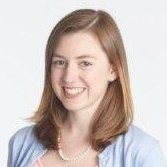
%> input picture data/annie.jpg, 167 x 167 px
$ octave test.m   (GNU Octave 9; MATLAB toolbox functions it lacks are replaced by stand-ins)
%> lines starting %> are read from the running program, lines starting %| are printed output that depends on the picture; in (x1, y1, x2, y2) boxes, pixels count from 0 and x2, y2 are one past the last pixel; in counts of white or black regions, pixels touching at a corner belong together; the program's own positions count from 1; long printed decimals are rounded
%> further down, im is the input picture: size 167x167x3 uint8; mean R, G, B 205.1, 192.7, 189
%> `lab = rgb2lab(im);`: lab: size 167x167x3 double; mean of channels 1, 2, 3 78.3, 4.4, 4
### meanShiftSegment4.m
function [pts_out,clusters] = meanShiftSegment4(X,bandwidth,options)
%> called with bandwidth = [25 10 10]
% Compute the mean shift procedure on the input data and return the segmented data labels
%
% Adapted from:
% Comaniciu and Meer. "Mean Shift: A Robust Approach Toward Feature Space
% Analysis" IEE Transactions on Pattern Analysis and Machine Intelligence.
% Vol. 24, No. 5, May 2002.
    % parameters
    if nargin < 3
        error("Invlaid usage: pts, kernel_type, bandwidth, [options]");
    elseif nargin == 2
        options = {};
    end
    if ~isfield(options,'tolExit')
        options.tolExit = 1e-1;
    end
    if ~isfield(options,'maxLoops')
        options.maxLoops = 100;
    end
    if ~isfield(options,'debug')
        options.debug = 0;
    end
    if ~isfield(options,'kernel')
        options.kernel = 'G';
    end
    if ~isfield(options,'cluster')
        options.kernel = 'Y';
    end

    % define Kernel functions
    mG = (1/(2*pi))^(1/2);
    if options.kernel == "G" % Gausian
        kernel = @(D)(mG.*exp(-1/2.*(D)));
        % if we use a fixed support we can pre-compute the distance weightings
        % use an odd-size square window with length greater than 5 times sigma
        % noting that bandwidth is therefore w so solving backward to get sigma
        % from bandwidth where w=2*floor(ceil(7*sigma)/2)+1;
        wGxy = floor(bandwidth(2)/2)*2+1;
        sigma = ceil((wGxy-1)/2)*2/7;
        [xx,yy]=meshgrid(-(wGxy-1)/2:(wGxy-1)/2,-(wGxy-1)/2:(wGxy-1)/2);
        Gxy = 1/(2*pi*sigma^2)*exp(-(xx.^2+yy.^2)/(2*sigma^2));
    elseif options.kernel == 'U' % Uniform
        kernel = @(D)((D<bandwidth(1)));
        % again we can use a fixed size window
        wGxy = floor(bandwidth(2)/2)*2+1;
        Gxy = ones(wGxy,wGxy);
    else
        error("Invalid Kernel Type: options are [G]ausian, [U]niform")
    end

    % local vars
    l = size(X,1);
%> l = 167
    w = size(X,2);
%> w = 167
    currX = X;
    activeIndicies = ones(l,w);

    %%%%%%%%%%%%%%%%%%%%%%%%%%%%%%%%
    % first compute the mean shift %
    %%%%%%%%%%%%%%%%%%%%%%%%%%%%%%%%

    % loop until done shifting
    tic
    for i=1:options.maxLoops

        % use mean shift on the points
        if options.debug
            inner_tic = tic;
        end
        [newX] = meanShiftLABXY(X,currX,activeIndicies,bandwidth(1),Gxy,(wGxy-1)/2,kernel);
        if options.debug
            t = toc(inner_tic);
        end

        % see how many indicies are still active and update variables
        delta = sum((currX-newX).^2,3);
        activeIndicies = delta > options.tolExit;
        currX = newX;

        % find the active count
        countActive = nnz(activeIndicies);
        if options.debug
            disp(['[',num2str(i),'] countActive: ',num2str(countActive),' time: ',num2str(t)]);
        end

        % exit if done
        if(countActive == 0)
            break;
        end
    end
%> this loop made 44 passes
%> countActive on passes 1 to 12: 20101, 16943, 12255, 9273, 7143, 5493, 4239, 3264, 2560, 1998, 1612, 1303
%| [1] countActive: 20101 time: 1.5261
%| [2] countActive: 16943 time: 1.1255
%| [3] countActive: 12255 time: 1.0203
%| [4] countActive: 9273 time: 0.692
%| [5] countActive: 7143 time: 0.5485
%| [6] countActive: 5493 time: 0.4151
%| [7] countActive: 4239 time: 0.3275
%| [8] countActive: 3264 time: 0.2555
%> (further printed lines are left out)
%> pass 1, in meanShiftSegment4, `delta = sum((currX-newX).^2,3);`:
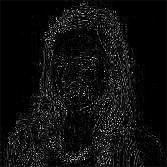
%> delta: size 167x167 double; min 2.42e-27, max 23.02, mean 1.5; drawn with min black and max white
%> pass 1, in meanShiftSegment4, `activeIndicies = delta > options.tolExit;`:
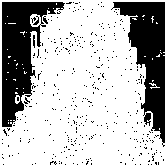
%> activeIndicies: size 167x167 logical; 72.1% white; 385 black regions (380 under 20 px), largest, box (x1, y1, x2, y2) and area: (2, 2, 65, 127) 3617, (111, 2, 165, 147) 3480, (33, 35, 35, 48) 23, (33, 16, 39, 25) 22, (43, 16, 48, 24) 21
%> pass 2, in meanShiftSegment4, `activeIndicies = delta > options.tolExit;`:
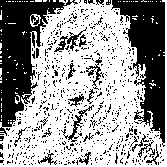
%> activeIndicies: size 167x167 logical; 60.8% white; 674 black regions (653 under 20 px), largest, box (x1, y1, x2, y2) and area: (0, 0, 78, 136) 4103, (111, 0, 165, 147) 3804, (61, 105, 94, 142) 192
%> after the loop, inner_tic = 1795175991044922; t = 0.0291
    if options.debug
        t = toc;
        disp(['Total mean shift time: ', num2str(t)]);
    end
    % format the output points
    pts_out = currX(:,:,1:end-2);
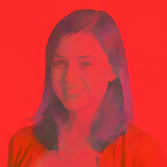
%> pts_out: size 167x167x3 double; mean R, G, B 78.5, 4.3, 3.9; drawn with min black and max white

    %%%%%%%%%%%%%%%%%%%%%%%%%%%%%%%%
    %  perform clustering on that  %
    %%%%%%%%%%%%%%%%%%%%%%%%%%%%%%%%
    if ~(options.cluster == 'Y')
        clusters = pts_out;
        return;
    end

    % first find where the bigest clusters are
    if options.debug
        tic
    end
    [cluster_sizes] = computeClusterSizes(currX,bandwidth);
    if options.debug
        t = toc;
        disp(['Cluster Size Time: ', num2str(t)]);
    end
    % now clusters from big to small and any cluster under size M make sure
    % to make it equal to the average value of its border
    if options.debug
        tic
    end
    [clusters] = computeClusters(currX,bandwidth,cluster_sizes,bandwidth(3));
    if options.debug
        t = toc;
        disp(['Clustering Time: ', num2str(t)]);
    end
end

function [newX] = meanShiftLABXY(X,currX,activeIndicies,bandwidthLAB,Gxy,deltaXY,kernel)
    % loop for now because vectored is too big
    newX = currX;
    for i=1:size(X,1)
        for j=1:size(X,2)
            if activeIndicies(i,j)
                % we can note that because of fixed support we only care
                % about points within distance bandwith of the point and
                % can then compute the kernel for the color impact
                % we assume zero padding on the borders
                ieff = floor(currX(i,j,end));
                jeff = floor(currX(i,j,end-1));
                startX = jeff-deltaXY;
                endX = jeff+deltaXY;
                Gsx = 1;
                Gex = deltaXY*2+1;
                if startX < 1
                    Gsx = -1*startX+2;
                    startX = 1;
                else
                    if endX >= size(X,2)
                        Gex = Gex - (endX-size(X,2));
                        endX = size(X,2);
                    end
                end
                startY = ieff-deltaXY;
                endY = ieff+deltaXY;
                Gsy = 1;
                Gey = deltaXY*2+1;
                if startY < 1
                    Gsy = -1*startY+2;
                    startY = 1;
                else
                    if endY >= size(X,1)
                        Gey = Gey - (endY-size(X,1));
                        endY = size(X,1);
                    end
                end
                D1 = sum((X(startY:endY,startX:endX,1:end-2)-currX(i,j,1:end-2)).^2,3)./bandwidthLAB;
                % then compute the kernel of D (including /bandwidth)
                K1 = kernel(D1);
                K1 = K1./sum(K1(:));
                K2 = Gxy(Gsy:Gey,Gsx:Gex);
                K2 = K2./sum(K2(:));
                K = K1.*K2;
%                 K = K./sum(K(:));
                % then compute the vectorized mean shift
                newX(i,j,:) = sum(sum(X(startY:endY,startX:endX,:).*K,1),2)/sum(K(:));
            end
        end
    end
end

function [cluster_sizes] = computeClusterSizes(currX,bandwidth)
%> called with bandwidth = [25 10 10]
    l = size(currX,1);
%> l = 167
    w = size(currX,2);
%> w = 167
    cluster_sizes = zeros(l,w);
    % loop through all points to compute cluster sizes around those points
    for r=1:l
        startY = max(r-bandwidth(2),1);
        endY = min(r+bandwidth(2),l);
        for c=1:w
            startX = max(c-bandwidth(2),1);
            endX = min(c+bandwidth(2),w);
            % see in the window how many points it pulls with it
            color = sum((currX(startY:endY,startX:endX,1:end-2) - currX(r,c,1:end-2)).^2,3) <= bandwidth(1).^2;
            distance = sum((currX(startY:endY,startX:endX,end-1:end) - currX(r,c,end-1:end)).^2,3) <= bandwidth(2).^2;
            valid = color.*distance;
            cluster_sizes(r,c) = nnz(valid);
        end
    end
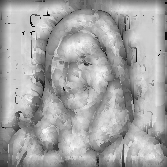
%> cluster_sizes: size 167x167 double; min 2, max 387, mean 251.9; drawn with min black and max white
end

function [clusters] = computeClusters(currX,bandwidth,cluster_sizes,M)
%> called with bandwidth = [25 10 10], M = 10
    l = size(currX,1);
    w = size(currX,2);
    features = size(currX,3)-2;
%> features = 3
    clusters = zeros(l,w,features);
    % loop until all clusters are assigned
    while nnz(cluster_sizes>0)
        % find the biggest cluster center left
        curr_max_size = max(cluster_sizes(:));
        [r,c] = find(curr_max_size == cluster_sizes,1);
        startY = max(r-bandwidth(2),1);
        endY = min(r+bandwidth(2),l);
        startX = max(c-bandwidth(2),1);
        endX = min(c+bandwidth(2),w);
        % find the points that support it in the window that are unassigned
        color = sum((currX(startY:endY,startX:endX,1:end-2) - currX(r,c,1:end-2)).^2,3) <= bandwidth(1).^2;
        distance = sum((currX(startY:endY,startX:endX,end-1:end) - currX(r,c,end-1:end)).^2,3) <= bandwidth(2).^2;
        valid = color.*distance.*(sum(clusters(startY:endY,startX:endX,:),3)==0);
        % find the values that remain
        rest = ~valid.*clusters(startY:endY,startX:endX,:);
        % if a large valid cluster assign all values to the cluster center and
        % remove all of those values from being a future cluster center
        if nnz(rest==0) > M
            clusters(startY:endY,startX:endX,:) = valid.*currX(r,c,1:end-2) + rest;
            cluster_sizes(startY:endY,startX:endX) = ~valid.*cluster_sizes(startY:endY,startX:endX);
        % else fill with the value from the nearest valid cluster
        else
            rest(rest==0) = NaN;
            clusters(startY:endY,startX:endX,:) = fillmissing(rest,'nearest');
            cluster_sizes(startY:endY,startX:endX) = 0;
        end
    end
%> this loop made 265 passes
%> (curr_max_size, r, c, startY, endY, startX, endX) on passes 1 to 3: (387, 132, 46, 122, 142, 36, 56), (378, 101, 29, 91, 111, 19, 39), (378, 148, 74, 138, 158, 64, 84)
%> pass 1, in computeClusters, `distance = sum((currX(startY:endY,startX:endX,end-1:end) - currX(r,c,e..`:
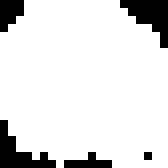
%> distance: size 21x21 logical (shown 8 times larger); 87.8% white; 5 black regions (5 under 20 px)
%> after the loop: cluster_sizes: size 167x167 double; every value is 0
%> after the loop:
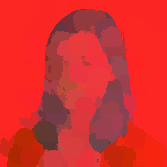
%> clusters: size 167x167x3 double; mean R, G, B 78.9, 4.4, 3.8; drawn with min black and max white
end

### test.m
im = imread('data/annie.jpg');
% im = imread('data/baboon.tif');
lab = rgb2lab(im);
% add in XY coords
[X,Y] = meshgrid(1:size(lab,2),1:size(lab,1));
data = cat(3,lab,X,Y);
% data = lab;
options.debug = 1;
options.cluster = 'Y';
[pts_out,clusters] = meanShiftSegment4(data,[25,10,10],options);
